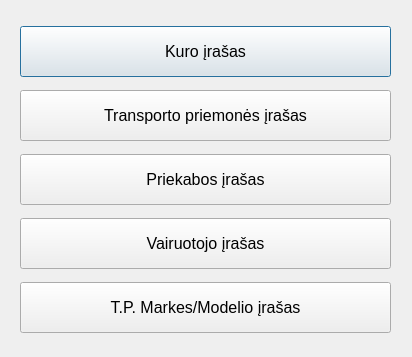
<?xml version="1.0" encoding="UTF-8"?>
<ui version="4.0">
 <class>Dialog</class>
 <widget class="QDialog" name="Dialog">
  <property name="geometry">
   <rect>
    <x>0</x>
    <y>0</y>
    <width>412</width>
    <height>357</height>
   </rect>
  </property>
  <property name="windowTitle">
   <string>Pridėti įraša</string>
  </property>
  <widget class="QWidget" name="widget" native="true">
   <property name="geometry">
    <rect>
     <x>20</x>
     <y>0</y>
     <width>371</width>
     <height>351</height>
    </rect>
   </property>
   <widget class="QPushButton" name="add_kuras">
    <property name="geometry">
     <rect>
      <x>0</x>
      <y>26</y>
      <width>371</width>
      <height>51</height>
     </rect>
    </property>
    <property name="font">
     <font>
      <family>Tahoma</family>
      <pointsize>12</pointsize>
     </font>
    </property>
    <property name="text">
     <string>Kuro įrašas</string>
    </property>
   </widget>
   <widget class="QPushButton" name="tp_iras">
    <property name="geometry">
     <rect>
      <x>0</x>
      <y>90</y>
      <width>371</width>
      <height>51</height>
     </rect>
    </property>
    <property name="font">
     <font>
      <family>Tahoma</family>
      <pointsize>12</pointsize>
     </font>
    </property>
    <property name="text">
     <string>Transporto priemonės įrašas</string>
    </property>
   </widget>
   <widget class="QPushButton" name="priekaba">
    <property name="geometry">
     <rect>
      <x>0</x>
      <y>154</y>
      <width>371</width>
      <height>51</height>
     </rect>
    </property>
    <property name="font">
     <font>
      <family>Tahoma</family>
      <pointsize>12</pointsize>
     </font>
    </property>
    <property name="text">
     <string>Priekabos įrašas</string>
    </property>
   </widget>
   <widget class="QPushButton" name="vair">
    <property name="geometry">
     <rect>
      <x>0</x>
      <y>218</y>
      <width>371</width>
      <height>51</height>
     </rect>
    </property>
    <property name="font">
     <font>
      <family>Tahoma</family>
      <pointsize>12</pointsize>
     </font>
    </property>
    <property name="text">
     <string>Vairuotojo įrašas</string>
    </property>
   </widget>
   <widget class="QPushButton" name="marke">
    <property name="geometry">
     <rect>
      <x>0</x>
      <y>282</y>
      <width>371</width>
      <height>51</height>
     </rect>
    </property>
    <property name="font">
     <font>
      <family>Tahoma</family>
      <pointsize>12</pointsize>
     </font>
    </property>
    <property name="text">
     <string>T.P. Markes/Modelio įrašas</string>
    </property>
    <property name="autoDefault">
     <bool>true</bool>
    </property>
    <property name="default">
     <bool>false</bool>
    </property>
    <property name="flat">
     <bool>false</bool>
    </property>
   </widget>
  </widget>
 </widget>
 <resources/>
 <connections/>
</ui>
